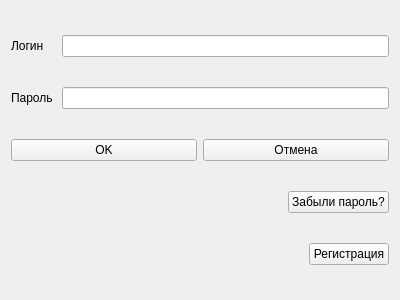
<?xml version="1.0" encoding="UTF-8"?>
<ui version="4.0">
 <class>Form</class>
 <widget class="QWidget" name="Form">
  <property name="geometry">
   <rect>
    <x>0</x>
    <y>0</y>
    <width>400</width>
    <height>300</height>
   </rect>
  </property>
  <property name="minimumSize">
   <size>
    <width>170</width>
    <height>300</height>
   </size>
  </property>
  <property name="windowTitle">
   <string>Form</string>
  </property>
  <layout class="QVBoxLayout" name="verticalLayout">
   <item>
    <layout class="QHBoxLayout" name="horizontalLayout_3">
     <item>
      <widget class="QLabel" name="Login">
       <property name="minimumSize">
        <size>
         <width>45</width>
         <height>0</height>
        </size>
       </property>
       <property name="text">
        <string>Логин</string>
       </property>
      </widget>
     </item>
     <item>
      <widget class="QLineEdit" name="LoginInput"/>
     </item>
    </layout>
   </item>
   <item>
    <layout class="QHBoxLayout" name="horizontalLayout_4">
     <item>
      <widget class="QLabel" name="Password">
       <property name="minimumSize">
        <size>
         <width>45</width>
         <height>0</height>
        </size>
       </property>
       <property name="text">
        <string>Пароль</string>
       </property>
      </widget>
     </item>
     <item>
      <widget class="QLineEdit" name="PasswordInput"/>
     </item>
    </layout>
   </item>
   <item>
    <layout class="QHBoxLayout" name="horizontalLayout_5">
     <item>
      <widget class="QPushButton" name="Ok">
       <property name="text">
        <string>OK</string>
       </property>
      </widget>
     </item>
     <item>
      <widget class="QPushButton" name="Undo">
       <property name="text">
        <string>Отмена</string>
       </property>
      </widget>
     </item>
    </layout>
   </item>
   <item>
    <layout class="QHBoxLayout" name="horizontalLayout">
     <item>
      <spacer name="horizontalSpacer_2">
       <property name="orientation">
        <enum>Qt::Horizontal</enum>
       </property>
       <property name="sizeHint" stdset="0">
        <size>
         <width>40</width>
         <height>20</height>
        </size>
       </property>
      </spacer>
     </item>
     <item>
      <widget class="QPushButton" name="ForgotPassword">
       <property name="text">
        <string>Забыли пароль?</string>
       </property>
      </widget>
     </item>
    </layout>
   </item>
   <item>
    <layout class="QHBoxLayout" name="horizontalLayout_2">
     <item>
      <spacer name="horizontalSpacer">
       <property name="orientation">
        <enum>Qt::Horizontal</enum>
       </property>
       <property name="sizeHint" stdset="0">
        <size>
         <width>40</width>
         <height>20</height>
        </size>
       </property>
      </spacer>
     </item>
     <item>
      <widget class="QPushButton" name="Registration">
       <property name="text">
        <string>Регистрация</string>
       </property>
      </widget>
     </item>
    </layout>
   </item>
  </layout>
 </widget>
 <resources/>
 <connections/>
</ui>
